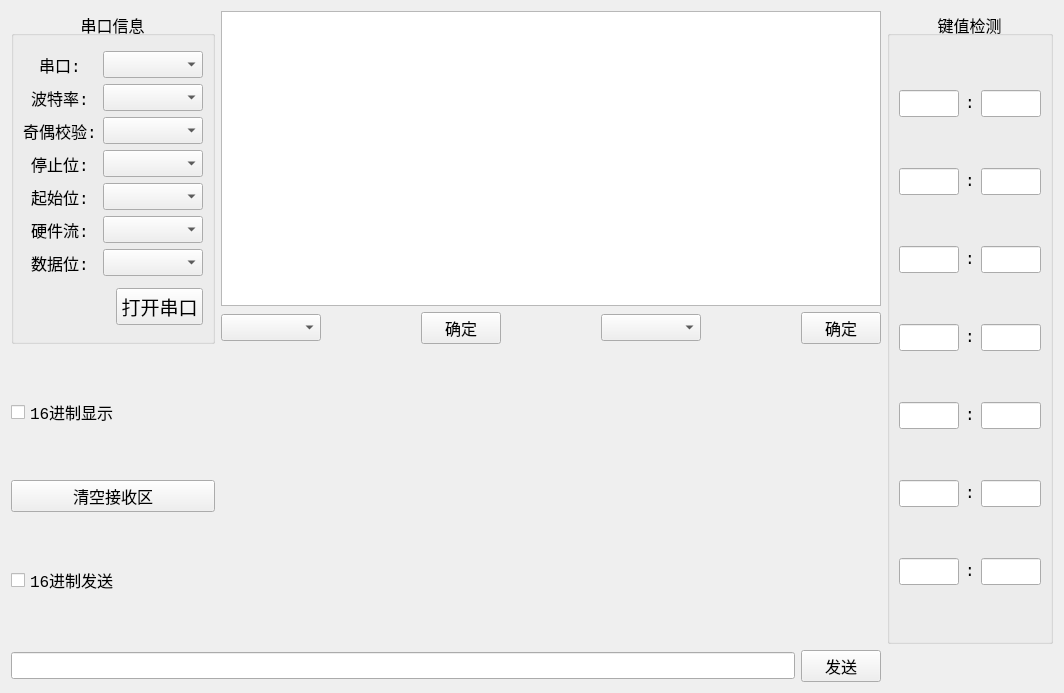
<?xml version="1.0" encoding="UTF-8"?>
<ui version="4.0">
 <class>Form</class>
 <widget class="QWidget" name="Form">
  <property name="geometry">
   <rect>
    <x>0</x>
    <y>0</y>
    <width>1064</width>
    <height>693</height>
   </rect>
  </property>
  <property name="windowTitle">
   <string>Form</string>
  </property>
  <layout class="QGridLayout" name="gridLayout_4">
   <item row="0" column="1">
    <widget class="QTextEdit" name="textEdit">
     <property name="sizePolicy">
      <sizepolicy hsizetype="Expanding" vsizetype="Expanding">
       <horstretch>50</horstretch>
       <verstretch>0</verstretch>
      </sizepolicy>
     </property>
     <property name="sizeIncrement">
      <size>
       <width>50</width>
       <height>0</height>
      </size>
     </property>
     <property name="font">
      <font>
       <family>Consolas</family>
       <pointsize>10</pointsize>
      </font>
     </property>
    </widget>
   </item>
   <item row="0" column="2" rowspan="3">
    <widget class="QGroupBox" name="groupBox">
     <property name="font">
      <font>
       <family>Consolas</family>
       <pointsize>12</pointsize>
      </font>
     </property>
     <property name="title">
      <string>键值检测</string>
     </property>
     <property name="alignment">
      <set>Qt::AlignCenter</set>
     </property>
     <layout class="QGridLayout" name="gridLayout_2">
      <item row="0" column="0">
       <layout class="QHBoxLayout" name="horizontalLayout_3">
        <item>
         <widget class="QLineEdit" name="mKey1_LineEdit">
          <property name="font">
           <font>
            <family>Consolas</family>
            <pointsize>12</pointsize>
           </font>
          </property>
          <property name="alignment">
           <set>Qt::AlignCenter</set>
          </property>
         </widget>
        </item>
        <item>
         <widget class="QLabel" name="label_7">
          <property name="font">
           <font>
            <family>Consolas</family>
            <pointsize>12</pointsize>
           </font>
          </property>
          <property name="text">
           <string>:</string>
          </property>
          <property name="alignment">
           <set>Qt::AlignCenter</set>
          </property>
         </widget>
        </item>
        <item>
         <widget class="QLineEdit" name="mValue1_LineEdit">
          <property name="font">
           <font>
            <family>Consolas</family>
            <pointsize>12</pointsize>
           </font>
          </property>
          <property name="alignment">
           <set>Qt::AlignCenter</set>
          </property>
         </widget>
        </item>
       </layout>
      </item>
      <item row="1" column="0">
       <layout class="QHBoxLayout" name="horizontalLayout_4">
        <item>
         <widget class="QLineEdit" name="mKey2_LineEdit">
          <property name="font">
           <font>
            <family>Consolas</family>
            <pointsize>12</pointsize>
           </font>
          </property>
          <property name="alignment">
           <set>Qt::AlignCenter</set>
          </property>
         </widget>
        </item>
        <item>
         <widget class="QLabel" name="label_8">
          <property name="font">
           <font>
            <family>Consolas</family>
            <pointsize>12</pointsize>
           </font>
          </property>
          <property name="text">
           <string>:</string>
          </property>
          <property name="alignment">
           <set>Qt::AlignCenter</set>
          </property>
         </widget>
        </item>
        <item>
         <widget class="QLineEdit" name="mValue2_LineEdit">
          <property name="font">
           <font>
            <family>Consolas</family>
            <pointsize>12</pointsize>
           </font>
          </property>
          <property name="alignment">
           <set>Qt::AlignCenter</set>
          </property>
         </widget>
        </item>
       </layout>
      </item>
      <item row="2" column="0">
       <layout class="QHBoxLayout" name="horizontalLayout_5">
        <item>
         <widget class="QLineEdit" name="mKey3_LineEdit">
          <property name="font">
           <font>
            <family>Consolas</family>
            <pointsize>12</pointsize>
           </font>
          </property>
          <property name="alignment">
           <set>Qt::AlignCenter</set>
          </property>
         </widget>
        </item>
        <item>
         <widget class="QLabel" name="label_9">
          <property name="font">
           <font>
            <family>Consolas</family>
            <pointsize>12</pointsize>
           </font>
          </property>
          <property name="text">
           <string>:</string>
          </property>
          <property name="alignment">
           <set>Qt::AlignCenter</set>
          </property>
         </widget>
        </item>
        <item>
         <widget class="QLineEdit" name="mValue3_LineEdit">
          <property name="font">
           <font>
            <family>Consolas</family>
            <pointsize>12</pointsize>
           </font>
          </property>
          <property name="alignment">
           <set>Qt::AlignCenter</set>
          </property>
         </widget>
        </item>
       </layout>
      </item>
      <item row="3" column="0">
       <layout class="QHBoxLayout" name="horizontalLayout_6">
        <item>
         <widget class="QLineEdit" name="mKey4_LineEdit">
          <property name="font">
           <font>
            <family>Consolas</family>
            <pointsize>12</pointsize>
           </font>
          </property>
          <property name="alignment">
           <set>Qt::AlignCenter</set>
          </property>
         </widget>
        </item>
        <item>
         <widget class="QLabel" name="label_10">
          <property name="font">
           <font>
            <family>Consolas</family>
            <pointsize>12</pointsize>
           </font>
          </property>
          <property name="text">
           <string>:</string>
          </property>
          <property name="alignment">
           <set>Qt::AlignCenter</set>
          </property>
         </widget>
        </item>
        <item>
         <widget class="QLineEdit" name="mValue4_LineEdit">
          <property name="font">
           <font>
            <family>Consolas</family>
            <pointsize>12</pointsize>
           </font>
          </property>
          <property name="alignment">
           <set>Qt::AlignCenter</set>
          </property>
         </widget>
        </item>
       </layout>
      </item>
      <item row="4" column="0">
       <layout class="QHBoxLayout" name="horizontalLayout_7">
        <item>
         <widget class="QLineEdit" name="mKey5_LineEdit">
          <property name="font">
           <font>
            <family>Consolas</family>
            <pointsize>12</pointsize>
           </font>
          </property>
          <property name="alignment">
           <set>Qt::AlignCenter</set>
          </property>
         </widget>
        </item>
        <item>
         <widget class="QLabel" name="label_11">
          <property name="font">
           <font>
            <family>Consolas</family>
            <pointsize>12</pointsize>
           </font>
          </property>
          <property name="text">
           <string>:</string>
          </property>
          <property name="alignment">
           <set>Qt::AlignCenter</set>
          </property>
         </widget>
        </item>
        <item>
         <widget class="QLineEdit" name="mValue5_LineEdit">
          <property name="font">
           <font>
            <family>Consolas</family>
            <pointsize>12</pointsize>
           </font>
          </property>
          <property name="alignment">
           <set>Qt::AlignCenter</set>
          </property>
         </widget>
        </item>
       </layout>
      </item>
      <item row="5" column="0">
       <layout class="QHBoxLayout" name="horizontalLayout_8">
        <item>
         <widget class="QLineEdit" name="mKey6_LineEdit">
          <property name="font">
           <font>
            <family>Consolas</family>
            <pointsize>12</pointsize>
           </font>
          </property>
          <property name="alignment">
           <set>Qt::AlignCenter</set>
          </property>
         </widget>
        </item>
        <item>
         <widget class="QLabel" name="label_12">
          <property name="font">
           <font>
            <family>Consolas</family>
            <pointsize>12</pointsize>
           </font>
          </property>
          <property name="text">
           <string>:</string>
          </property>
          <property name="alignment">
           <set>Qt::AlignCenter</set>
          </property>
         </widget>
        </item>
        <item>
         <widget class="QLineEdit" name="mValue6_LineEdit">
          <property name="font">
           <font>
            <family>Consolas</family>
            <pointsize>12</pointsize>
           </font>
          </property>
          <property name="alignment">
           <set>Qt::AlignCenter</set>
          </property>
         </widget>
        </item>
       </layout>
      </item>
      <item row="6" column="0">
       <layout class="QHBoxLayout" name="horizontalLayout_9">
        <item>
         <widget class="QLineEdit" name="mKey7_LineEdit">
          <property name="font">
           <font>
            <family>Consolas</family>
            <pointsize>12</pointsize>
           </font>
          </property>
          <property name="alignment">
           <set>Qt::AlignCenter</set>
          </property>
         </widget>
        </item>
        <item>
         <widget class="QLabel" name="label_13">
          <property name="font">
           <font>
            <family>Consolas</family>
            <pointsize>12</pointsize>
           </font>
          </property>
          <property name="text">
           <string>:</string>
          </property>
          <property name="alignment">
           <set>Qt::AlignCenter</set>
          </property>
         </widget>
        </item>
        <item>
         <widget class="QLineEdit" name="mValue7_LineEdit">
          <property name="font">
           <font>
            <family>Consolas</family>
            <pointsize>12</pointsize>
           </font>
          </property>
          <property name="alignment">
           <set>Qt::AlignCenter</set>
          </property>
         </widget>
        </item>
       </layout>
      </item>
     </layout>
    </widget>
   </item>
   <item row="1" column="1">
    <layout class="QHBoxLayout" name="horizontalLayout_12">
     <property name="spacing">
      <number>100</number>
     </property>
     <item>
      <widget class="QComboBox" name="mOne_ComboBox">
       <property name="font">
        <font>
         <family>Consolas</family>
         <pointsize>12</pointsize>
        </font>
       </property>
      </widget>
     </item>
     <item>
      <widget class="QPushButton" name="mOne_Button">
       <property name="font">
        <font>
         <family>Consolas</family>
         <pointsize>12</pointsize>
        </font>
       </property>
       <property name="text">
        <string>确定</string>
       </property>
      </widget>
     </item>
     <item>
      <widget class="QComboBox" name="mTwo_ComboBox">
       <property name="font">
        <font>
         <family>Consolas</family>
         <pointsize>12</pointsize>
        </font>
       </property>
      </widget>
     </item>
     <item>
      <widget class="QPushButton" name="mTwo_Button">
       <property name="font">
        <font>
         <family>Consolas</family>
         <pointsize>12</pointsize>
        </font>
       </property>
       <property name="text">
        <string>确定</string>
       </property>
      </widget>
     </item>
    </layout>
   </item>
   <item row="2" column="0">
    <layout class="QVBoxLayout" name="verticalLayout_5">
     <item>
      <widget class="QCheckBox" name="mHexRecv_Check">
       <property name="font">
        <font>
         <family>Consolas</family>
         <pointsize>12</pointsize>
        </font>
       </property>
       <property name="text">
        <string>16进制显示</string>
       </property>
      </widget>
     </item>
     <item>
      <widget class="QPushButton" name="mClearRecv_Button">
       <property name="font">
        <font>
         <family>Consolas</family>
         <pointsize>12</pointsize>
        </font>
       </property>
       <property name="text">
        <string>清空接收区</string>
       </property>
      </widget>
     </item>
     <item>
      <widget class="QCheckBox" name="mHexSend_Check">
       <property name="font">
        <font>
         <family>Consolas</family>
         <pointsize>12</pointsize>
        </font>
       </property>
       <property name="text">
        <string>16进制发送</string>
       </property>
      </widget>
     </item>
    </layout>
   </item>
   <item row="2" column="1">
    <layout class="QGridLayout" name="gridLayout_3">
     <item row="0" column="0">
      <widget class="Meter" name="mOneMeter" native="true">
       <property name="sizePolicy">
        <sizepolicy hsizetype="Preferred" vsizetype="Preferred">
         <horstretch>50</horstretch>
         <verstretch>50</verstretch>
        </sizepolicy>
       </property>
      </widget>
     </item>
     <item row="0" column="1">
      <widget class="Meter" name="mTwoMeter" native="true">
       <property name="sizePolicy">
        <sizepolicy hsizetype="Preferred" vsizetype="Preferred">
         <horstretch>50</horstretch>
         <verstretch>50</verstretch>
        </sizepolicy>
       </property>
      </widget>
     </item>
    </layout>
   </item>
   <item row="3" column="0" colspan="2">
    <layout class="QHBoxLayout" name="horizontalLayout_11">
     <item>
      <widget class="QLineEdit" name="mSend_LineEdit">
       <property name="font">
        <font>
         <family>Consolas</family>
         <pointsize>12</pointsize>
        </font>
       </property>
      </widget>
     </item>
     <item>
      <widget class="QPushButton" name="mSend_Button">
       <property name="font">
        <font>
         <family>Consolas</family>
         <pointsize>12</pointsize>
        </font>
       </property>
       <property name="text">
        <string>发送</string>
       </property>
      </widget>
     </item>
    </layout>
   </item>
   <item row="0" column="0" rowspan="2">
    <widget class="QGroupBox" name="mGroupBox">
     <property name="font">
      <font>
       <family>Consolas</family>
       <pointsize>12</pointsize>
      </font>
     </property>
     <property name="title">
      <string>串口信息</string>
     </property>
     <property name="alignment">
      <set>Qt::AlignCenter</set>
     </property>
     <layout class="QGridLayout" name="gridLayout">
      <item row="0" column="0">
       <layout class="QVBoxLayout" name="verticalLayout">
        <item>
         <widget class="QLabel" name="label_6">
          <property name="font">
           <font>
            <family>Consolas</family>
            <pointsize>12</pointsize>
           </font>
          </property>
          <property name="text">
           <string>串口:</string>
          </property>
          <property name="alignment">
           <set>Qt::AlignCenter</set>
          </property>
         </widget>
        </item>
        <item>
         <widget class="QLabel" name="label">
          <property name="font">
           <font>
            <family>Consolas</family>
            <pointsize>12</pointsize>
           </font>
          </property>
          <property name="text">
           <string>波特率:</string>
          </property>
          <property name="alignment">
           <set>Qt::AlignCenter</set>
          </property>
         </widget>
        </item>
        <item>
         <widget class="QLabel" name="label_2">
          <property name="font">
           <font>
            <family>Consolas</family>
            <pointsize>12</pointsize>
           </font>
          </property>
          <property name="text">
           <string>奇偶校验:</string>
          </property>
          <property name="alignment">
           <set>Qt::AlignCenter</set>
          </property>
         </widget>
        </item>
        <item>
         <widget class="QLabel" name="label_3">
          <property name="font">
           <font>
            <family>Consolas</family>
            <pointsize>12</pointsize>
           </font>
          </property>
          <property name="text">
           <string>停止位:</string>
          </property>
          <property name="alignment">
           <set>Qt::AlignCenter</set>
          </property>
         </widget>
        </item>
        <item>
         <widget class="QLabel" name="label_4">
          <property name="font">
           <font>
            <family>Consolas</family>
            <pointsize>12</pointsize>
           </font>
          </property>
          <property name="text">
           <string>起始位:</string>
          </property>
          <property name="alignment">
           <set>Qt::AlignCenter</set>
          </property>
         </widget>
        </item>
        <item>
         <widget class="QLabel" name="label_5">
          <property name="font">
           <font>
            <family>Consolas</family>
            <pointsize>12</pointsize>
           </font>
          </property>
          <property name="text">
           <string>硬件流:</string>
          </property>
          <property name="alignment">
           <set>Qt::AlignCenter</set>
          </property>
         </widget>
        </item>
        <item>
         <widget class="QLabel" name="label_14">
          <property name="font">
           <font>
            <family>Consolas</family>
            <pointsize>12</pointsize>
           </font>
          </property>
          <property name="text">
           <string>数据位:</string>
          </property>
          <property name="alignment">
           <set>Qt::AlignCenter</set>
          </property>
         </widget>
        </item>
       </layout>
      </item>
      <item row="0" column="1">
       <layout class="QVBoxLayout" name="verticalLayout_2">
        <item>
         <widget class="QComboBox" name="mComName_ComboBox">
          <property name="font">
           <font>
            <family>Consolas</family>
            <pointsize>12</pointsize>
           </font>
          </property>
         </widget>
        </item>
        <item>
         <widget class="QComboBox" name="mBaudrate_ComboBox">
          <property name="font">
           <font>
            <family>Consolas</family>
            <pointsize>12</pointsize>
           </font>
          </property>
         </widget>
        </item>
        <item>
         <widget class="QComboBox" name="mParity_ComboBox">
          <property name="font">
           <font>
            <family>Consolas</family>
            <pointsize>12</pointsize>
           </font>
          </property>
         </widget>
        </item>
        <item>
         <widget class="QComboBox" name="mStopBit_ComboBox">
          <property name="font">
           <font>
            <family>Consolas</family>
            <pointsize>12</pointsize>
           </font>
          </property>
         </widget>
        </item>
        <item>
         <widget class="QComboBox" name="mStartBit_ComboBox">
          <property name="font">
           <font>
            <family>Consolas</family>
            <pointsize>12</pointsize>
           </font>
          </property>
         </widget>
        </item>
        <item>
         <widget class="QComboBox" name="mHardware_ComboBox">
          <property name="font">
           <font>
            <family>Consolas</family>
            <pointsize>12</pointsize>
           </font>
          </property>
         </widget>
        </item>
        <item>
         <widget class="QComboBox" name="mDataBit_ComboBox">
          <property name="font">
           <font>
            <family>Consolas</family>
            <pointsize>12</pointsize>
           </font>
          </property>
         </widget>
        </item>
       </layout>
      </item>
      <item row="1" column="0" colspan="2">
       <layout class="QHBoxLayout" name="horizontalLayout_2">
        <item>
         <widget class="Led" name="mLed" native="true">
          <property name="sizeIncrement">
           <size>
            <width>1</width>
            <height>1</height>
           </size>
          </property>
         </widget>
        </item>
        <item>
         <widget class="QPushButton" name="mOpenCom_Button">
          <property name="font">
           <font>
            <pointsize>14</pointsize>
           </font>
          </property>
          <property name="text">
           <string>打开串口</string>
          </property>
         </widget>
        </item>
       </layout>
      </item>
     </layout>
    </widget>
   </item>
  </layout>
 </widget>
 <customwidgets>
  <customwidget>
   <class>Led</class>
   <extends>QWidget</extends>
   <header>led.h</header>
   <container>1</container>
  </customwidget>
  <customwidget>
   <class>Meter</class>
   <extends>QWidget</extends>
   <header>meter.h</header>
   <container>1</container>
  </customwidget>
 </customwidgets>
 <resources/>
 <connections/>
</ui>
